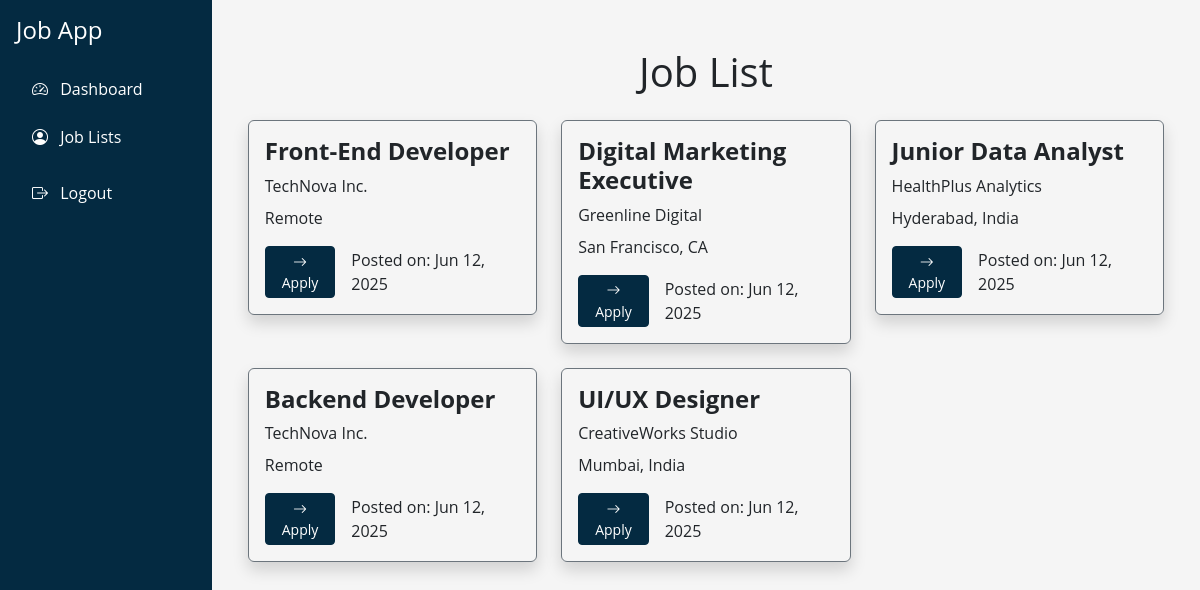
Screenshot of /jobs/ with the database file from the repository.
### app1/models.py (models this page shows, shortened)
class Job(models.Model):
    JOB_TYPES = [
        ('FT', 'Full Time'),
        ('PT', 'Part Time'),
        ('CT', 'Contract'),
        ('FL', 'Freelance')
    ]
    title = models.CharField(max_length=255)
    description = models.TextField()
    location = models.CharField(max_length=100)
    salary = models.CharField(max_length=50, blank=True ,default='0')
    job_type = models.CharField(max_length=2, choices=JOB_TYPES)
    company = models.ForeignKey(Company, on_delete=models.CASCADE)
    category = models.ForeignKey(Category, on_delete=models.SET_NULL, null=True)
    posted_by = models.ForeignKey(User, on_delete=models.CASCADE)
    posted_at = models.DateTimeField(auto_now_add=True)

class Company(models.Model):
    name = models.CharField(max_length=255)
    website = models.URLField(blank=True, null=True)
    description = models.TextField(blank=True, null=True)
    location = models.CharField(max_length=100)

### app1/views.py (the view)
# urls.py: path('jobs/', views.jobs_list, name='jobs_list'),
def jobs_list(request):
    jobs = Job.objects.all()
    return render(request, 'jobs/jobs_list.html', {'jobs': jobs})

### app1/templates/jobs/jobs_list.html (shortened to what this page needs)
{% extends 'jobs/seeker_base.html' %}
{% block content %}
<div class="container mt-4">
    <h1 class="mb-4 text-center">Job List</h1>
    <div class="row">
      {% for job in jobs %}
        <div class="col-xl-4 col-lg-4 col-md-6 col-sm-12">
            <div class="d-flex justify-content-center flex-column gap-2 border border-secondary rounded p-3 shadow mb-4">
                <p class="m-0 h4 fw-bold">{{ job.title }}</p>
                <p class="m-0">{{ job.company.name }}</p>
                <p class="m-0">{{ job.location }}</p>
                <div class="d-flex gap-3 mt-2 justify-content-between align-items-center">
                  <a href="{% url 'job_details' job.pk %}" class="btn btn-sm btn2"><i class="bi bi-arrow-right"></i> Apply</a>
                    <span>Posted on: {{ job.posted_at|date:"M d, Y" }}</span>
                </div>
            </div>
        </div>
      {% empty %}
        <p class="text-center mt-4 fw-bold">No jobs posted yet.</p>
      {% endfor %}
    </div>
  </div>
{% endblock %}

### app1/static/css/styles.css (style rules this page uses)
:root { --clr-primary : #042a41 }
body { background-color: #f5f5f5; font-family: 'Open Sans', sans-serif; }
.btn2 { border: 1px solid var(--clr-primary); background-color: var(--clr-primary); color: #fff; transition: all 0.3s ease-in-out; }

### rows the page displays
Job: title "Front-End Developer", company.name "TechNova Inc.", location "Remote", posted_at "Jun 12, 2025"
Job: title "Digital Marketing Executive", company.name "Greenline Digital", location "San Francisco, CA", posted_at "Jun 12, 2025"
Job: title "Junior Data Analyst", company.name "HealthPlus Analytics", location "Hyderabad, India", posted_at "Jun 12, 2025"
Job: title "Backend Developer", company.name "TechNova Inc.", location "Remote", posted_at "Jun 12, 2025"
Job: title "UI/UX Designer", company.name "CreativeWorks Studio", location "Mumbai, India", posted_at "Jun 12, 2025"
